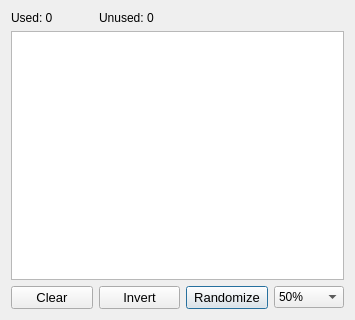
<?xml version="1.0" encoding="UTF-8"?>
<ui version="4.0">
 <class>InputDimensions</class>
 <widget class="QDialog" name="InputDimensions">
  <property name="geometry">
   <rect>
    <x>0</x>
    <y>0</y>
    <width>355</width>
    <height>320</height>
   </rect>
  </property>
  <property name="windowTitle">
   <string>Manual Selection of Training Samples</string>
  </property>
  <layout class="QGridLayout" name="gridLayout">
   <item row="1" column="0" colspan="4">
    <widget class="QListWidget" name="dimList">
     <property name="selectionMode">
      <enum>QAbstractItemView::MultiSelection</enum>
     </property>
    </widget>
   </item>
   <item row="0" column="1">
    <widget class="QLabel" name="TestLabel">
     <property name="text">
      <string>Unused: 0</string>
     </property>
    </widget>
   </item>
   <item row="0" column="0">
    <widget class="QLabel" name="TrainLabel">
     <property name="text">
      <string>Used: 0</string>
     </property>
    </widget>
   </item>
   <item row="2" column="2">
    <widget class="QPushButton" name="randomizeSelectionButton">
     <property name="sizePolicy">
      <sizepolicy hsizetype="Preferred" vsizetype="Fixed">
       <horstretch>0</horstretch>
       <verstretch>0</verstretch>
      </sizepolicy>
     </property>
     <property name="font">
      <font>
       <pointsize>10</pointsize>
      </font>
     </property>
     <property name="toolTip">
      <string>Randomly select samples</string>
     </property>
     <property name="text">
      <string>Randomize</string>
     </property>
     <property name="default">
      <bool>true</bool>
     </property>
    </widget>
   </item>
   <item row="2" column="3">
    <widget class="QComboBox" name="randomCombo">
     <property name="enabled">
      <bool>true</bool>
     </property>
     <property name="sizePolicy">
      <sizepolicy hsizetype="Fixed" vsizetype="Fixed">
       <horstretch>0</horstretch>
       <verstretch>0</verstretch>
      </sizepolicy>
     </property>
     <property name="maximumSize">
      <size>
       <width>70</width>
       <height>16777215</height>
      </size>
     </property>
     <property name="font">
      <font>
       <pointsize>9</pointsize>
      </font>
     </property>
     <property name="currentIndex">
      <number>4</number>
     </property>
     <item>
      <property name="text">
       <string>10%</string>
      </property>
     </item>
     <item>
      <property name="text">
       <string>20%</string>
      </property>
     </item>
     <item>
      <property name="text">
       <string>30%</string>
      </property>
     </item>
     <item>
      <property name="text">
       <string>40%</string>
      </property>
     </item>
     <item>
      <property name="text">
       <string>50%</string>
      </property>
     </item>
     <item>
      <property name="text">
       <string>60%</string>
      </property>
     </item>
     <item>
      <property name="text">
       <string>70%</string>
      </property>
     </item>
     <item>
      <property name="text">
       <string>80%</string>
      </property>
     </item>
     <item>
      <property name="text">
       <string>90%</string>
      </property>
     </item>
     <item>
      <property name="text">
       <string>100%</string>
      </property>
     </item>
    </widget>
   </item>
   <item row="2" column="1">
    <widget class="QPushButton" name="invertSelectionButton">
     <property name="font">
      <font>
       <pointsize>10</pointsize>
      </font>
     </property>
     <property name="text">
      <string>Invert</string>
     </property>
    </widget>
   </item>
   <item row="2" column="0">
    <widget class="QPushButton" name="clearSelectionButton">
     <property name="font">
      <font>
       <pointsize>10</pointsize>
      </font>
     </property>
     <property name="text">
      <string>Clear</string>
     </property>
    </widget>
   </item>
  </layout>
 </widget>
 <resources/>
 <connections/>
</ui>
